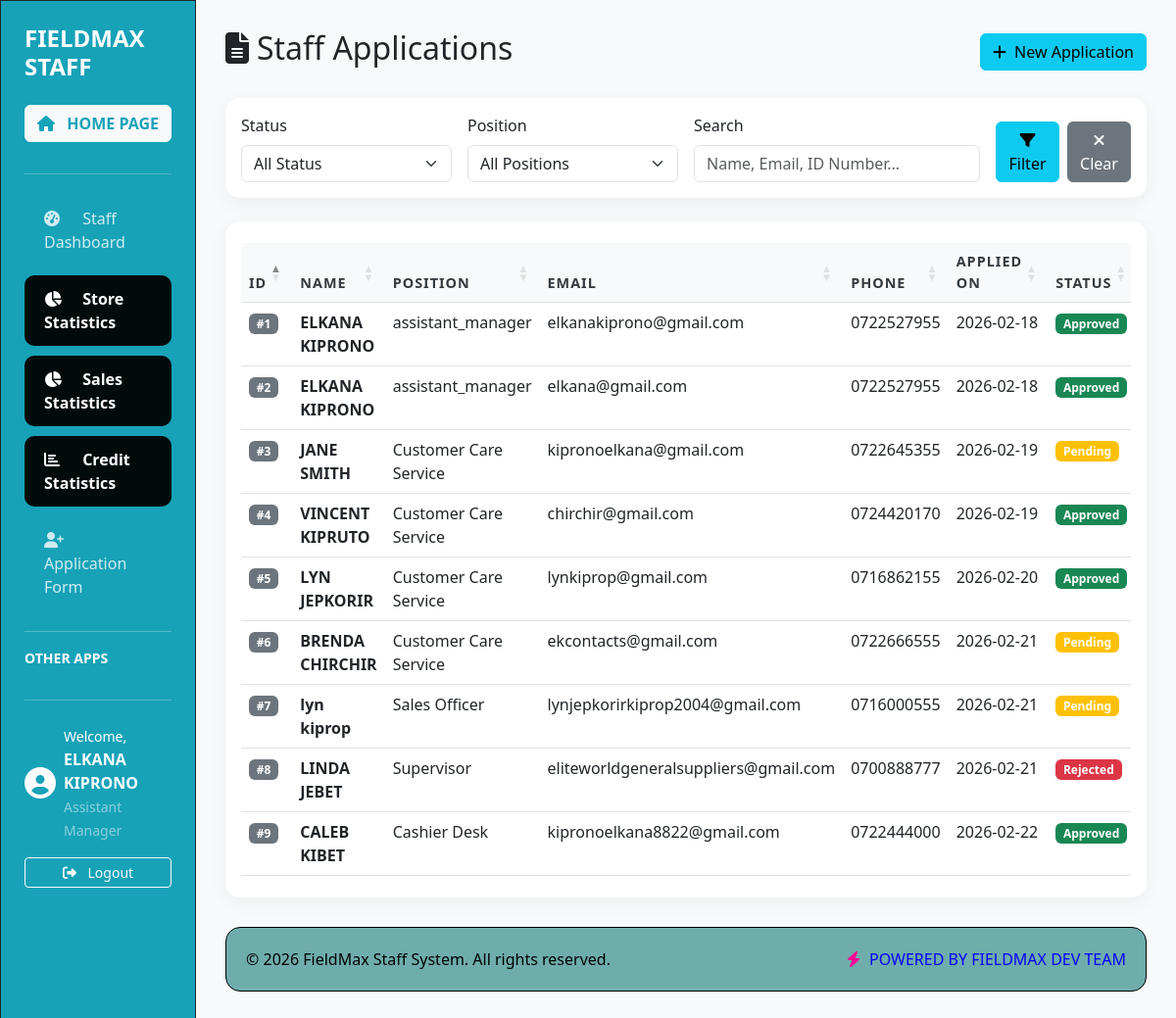
The page /staff/applications/ (signed in) on the database its author committed.
### staff/models.py (models this page shows, shortened)
class StaffApplication(models.Model):
    STATUS_CHOICES = [
        ('pending', 'Pending Review'),
        ('approved', 'Approved'),
        ('rejected', 'Rejected'),
        ('under_review', 'Under Review'),
    ]
    POSITION_CHOICES = [
        ('sales_agent', 'Sales Officer'),
        ('cashier', 'Cashier Desk'),
        ('store_manager', 'Store Manager'),
        ('sales_manager', 'Sales Manager'),
        ('credit_manager', 'Credit Manager'),
        ('customer_service', 'Customer Care Service'),
        ('supervisor', 'Supervisor'),
        ('security', 'Security Officer'),
        ('cleaner', 'Office Cleaner'),
    ]
    first_name = models.CharField(max_length=100)
    last_name = models.CharField(max_length=100)
    email = models.EmailField(unique=True)
    phone = models.CharField(max_length=20)
    id_number = models.CharField(max_length=50, unique=True)
    address = models.TextField(blank=True)
    position = models.CharField(max_length=50, choices=POSITION_CHOICES)
    experience = models.TextField(blank=True)
    passport_photo = models.ImageField(upload_to=passport_upload_path)
    id_front = models.ImageField(upload_to=id_front_upload_path)
    id_back = models.ImageField(upload_to=id_back_upload_path)
    status = models.CharField(max_length=20, choices=STATUS_CHOICES, default='pending')
    application_date = models.DateTimeField(default=timezone.now)
    reviewed_by = models.ForeignKey(User, on_delete=models.SET_NULL, null=True, blank=True, related_name='reviewed_applications')
    review_date = models.DateTimeField(null=True, blank=True)
    review_notes = models.TextField(blank=True, null=True, help_text='Notes from the review process')
    terms_accepted = models.BooleanField(default=False)
    privacy_accepted = models.BooleanField(default=False)
    ip_address = models.GenericIPAddressField(null=True, blank=True)
    user_agent = models.TextField(blank=True)
    created_user = models.ForeignKey(
        User,
        on_delete=models.SET_NULL,
        null=True,
        blank=True,
        related_name='staff_applications',
        help_text='User account created when application was approved'
    )
    def full_name(self):
        return f"{self.first_name} {self.last_name}"
    class Meta:
        ordering = ['-application_date']
        verbose_name = 'Staff Application'
        verbose_name_plural = 'Staff Applications'

### staff/views.py (the view, shortened to what this page needs)
# urls.py: path('applications/', views.application_list, name='application_list'),
@login_required
def application_list(request):
    applications = StaffApplication.objects.all().order_by('-application_date')
    status = request.GET.get('status')
    if status:
        applications = applications.filter(status=status)
    position = request.GET.get('position')
    if position:
        applications = applications.filter(position=position)
    search = request.GET.get('search')
    paginator = Paginator(applications, 20)
    page_number = request.GET.get('page')
    page_obj = paginator.get_page(page_number)
    context = {
        'applications': page_obj,
        'status_choices': StaffApplication.STATUS_CHOICES,
        'position_choices': StaffApplication.POSITION_CHOICES,
    }
    return render(request, 'staff/list.html', context)

### staff/templatetags/staff_tags.py (called while the page is built)
@register.filter
def has_role(user, roles):
    if user.is_superuser:
        return True
    try:
        staff_app = StaffApplication.objects.get(
            created_user=user,
            status='approved'
        )
        role_list = [role.strip() for role in roles.split(',')]
        return staff_app.position in role_list
    except StaffApplication.DoesNotExist:
        return False

@register.simple_tag
def get_dashboard_name(user):
    if user.is_superuser:
        return "Admin Dashboard"
    try:
        staff_app = StaffApplication.objects.get(
            created_user=user,
            status='approved'
        )
        dashboard_names = {
            'sales_agent': 'Sales Officer Dashboard',
            'cashier': 'Cashier Dashboard',
            'store_manager': 'Store Manager Dashboard',
            'sales_manager': 'Sales Manager Dashboard',
            'credit_manager': 'Credit Manager Dashboard',
            'customer_service': 'Customer Service Dashboard',
            'supervisor': 'Supervisor Dashboard',
            'security': 'Security Dashboard',
            'cleaner': 'Cleaner Dashboard',
        }
        return dashboard_names.get(staff_app.position, 'Staff Dashboard')
    except StaffApplication.DoesNotExist:
        return "Staff Dashboard"

@register.simple_tag
def get_user_position(user):
    if user.is_superuser:
        return None
    try:
        staff_app = StaffApplication.objects.get(
            created_user=user,
            status='approved'
        )
        return staff_app.position
    except StaffApplication.DoesNotExist:
        return None

@register.filter
@stringfilter
def replace(value, arg):
    try:
        old, new = arg.split(',')
        return value.replace(old, new)
    except (ValueError, AttributeError):
        return value

### templates/staff/list.html (shortened to what this page needs)
{% extends 'staff/base.html' %}
{% load static %}
{% block content %}
<div class="d-flex justify-content-between align-items-center mb-4">
    <h2><i class="fas fa-file-alt me-2"></i>Staff Applications</h2>
    <a href="{% url 'staff:apply' %}" class="btn btn-info" target="_blank">
        <i class="fas fa-plus me-2"></i>New Application
    </a>
</div>
<div class="card mb-4">
    <div class="card-body">
        <form method="get" class="row g-3">
            <div class="col-md-3">
                <label class="form-label">Status</label>
                <select name="status" class="form-select">
                    <option value="">All Status</option>
                </select>
            </div>
            <div class="col-md-3">
                <label class="form-label">Position</label>
                <select name="position" class="form-select">
                    <option value="">All Positions</option>
                </select>
            </div>
            <div class="col-md-4">
                <label class="form-label">Search</label>
                <input type="text" name="search" class="form-control" value="{{ request.GET.search }}"
                       placeholder="Name, Email, ID Number...">
            </div>
            <div class="col-md-2 d-flex align-items-end">
                <button type="submit" class="btn btn-info me-2">
                    <i class="fas fa-filter"></i> Filter
                </button>
                <a href="{% url 'staff:application_list' %}" class="btn btn-secondary">
                    <i class="fas fa-times"></i> Clear
                </a>
            </div>
        </form>
    </div>
</div>
<div class="card">
    <div class="card-body">
        <div class="table-responsive">
            <table class="table table-hover" id="applicationsTable">
                <thead>
                    <tr>
                        <th>ID</th>
                        <th>Name</th>
                        <th>Position</th>
                        <th>Email</th>
                        <th>Phone</th>
                        <th>Applied On</th>
                        <th>Status</th>
                    </tr>
                </thead>
                <tbody>
                    {% for app in applications %}
                    <tr>
                        <td><span class="badge bg-secondary">#{{ app.id }}</span></td>
                        <td class="fw-bold">{{ app.full_name }}</td>
                        <td>{{ app.get_position_display }}</td>
                        <td>{{ app.email }}</td>
                        <td>{{ app.phone }}</td>
                        <td>{{ app.application_date|date:"Y-m-d" }}</td>
                        <td>
                            {% if app.status == 'pending' %}
                                <span class="badge bg-warning">Pending</span>
                            {% elif app.status == 'approved' %}
                                <span class="badge bg-success">Approved</span>
                            {% elif app.status == 'rejected' %}
                                <span class="badge bg-danger">Rejected</span>
                            {% elif app.status == 'under_review' %}
                                <span class="badge bg-info">Under Review</span>
                            {% endif %}
                        </td>
                    </tr>
                    {% endfor %}
                </tbody>
            </table>
        </div>
    </div>
</div>
{% endblock %}

### templates/staff/base.html (shortened to what this page needs)
<!DOCTYPE html>
<html lang="en">
<head>
    <link href="https://cdn.jsdelivr.net/npm/bootstrap@5.3.0/dist/css/bootstrap.min.css" rel="stylesheet">
    <link rel="stylesheet" href="https://cdnjs.cloudflare.com/ajax/libs/font-awesome/6.4.0/css/all.min.css">
    <link rel="stylesheet" href="https://cdn.datatables.net/1.13.4/css/dataTables.bootstrap5.min.css">
    {% load staff_tags %}
</head>
<body>
    <div class="container-fluid">
        <div class="row">
            <div class="col-md-3 col-lg-2 px-0 border border-dark sidebar">
                <div class="p-4">
                    <h4 class="text-white mb-4">
                        <span class="brand-text"><strong>FIELDMAX STAFF</strong></span>
                    </h4>
                    <a href="{% url 'home' %}" class="btn btn-light w-100 mb-3" style="color: #17a2b8; font-weight: 600;">
                        <i class="fas fa-home me-2"></i> HOME PAGE
                    </a>
                    <hr class="bg-black-200 my-3">
                    <nav class="nav flex-column">
                        <a class="nav-link {% if request.resolver_match.url_name == 'staff_dashboard' %}active{% endif %}"
                           href="{% url 'staff:staff_dashboard' %}">
                            <i class="fas fa-tachometer-alt"></i>
                            {% if request.user.is_superuser %}
                                Overview Dashboard
                            {% else %}
                                {% get_dashboard_name request.user %}
                            {% endif %}
                        </a>
                        <a class="nav-link {% if 'application' in request.path %}active{% endif %}"
                           href="{% url 'inventory:store_statistics' %}">
                            <i class="fas fa-chart-pie"></i> Store Statistics
                        </a>
                        <a class="nav-link {% if 'application' in request.path %}active{% endif %}"
                           href="{% url 'sales:sales_statistics' %}">
                            <i class="fas fa-chart-pie"></i> Sales Statistics
                        </a>
                        <a class="nav-link {% if 'application' in request.path %}active{% endif %}"
                           href="{% url 'credit:credit_statistics' %}">
                            <i class="fas fa-chart-bar"></i> Credit Statistics
                        </a>
                        <a class="nav-link" href="{% url 'staff:apply' %}" target="_blank">
                            <i class="fas fa-user-plus"></i> Application Form
                        </a>
                        <hr class="bg-white-100 my-3">
                        <div class="text-white-100 small fw-bold mb-2">OTHER APPS</div>
                    </nav>
                    <hr class="bg-white-50 mt-4">
                    <div class="mt-4">
                        <div class="d-flex align-items-center text-white">
                            <i class="fas fa-user-circle fa-2x me-2"></i>
                            <div>
                                <small>Welcome,</small>
                                <p class="mb-0 fw-bold">{{ request.user.get_full_name|default:request.user.username }}</p>
                                <small class="text-white-50">
                                    {% if request.user.is_superuser %}
                                        System Administrator
                                    {% else %}
                                        {% get_user_position request.user as position %}
                                        {% if position %}
                                            {{ position|title|replace:"_, " }}
                                        {% else %}
                                            Staff Member
                                        {% endif %}
                                    {% endif %}
                                </small>
                            </div>
                        </div>
                        <form method="post" action="{% url 'staff:logout' %}" class="mt-3">
                           <button type="submit" class="btn btn-outline-light btn-sm w-100">
                             <i class="fas fa-sign-out-alt me-2"></i> Logout
                           </button>
                        </form>
                    </div>
                </div>
            </div>
            <div class="col-md-9 col-lg-10 main-content">
                {% block content %}{% endblock %}
                <div class="footer">
                    <div class="footer-content">
                        <div class="footer-left">
                            <p class="mb-0">&copy; {% now "Y" %} FieldMax Staff System. All rights reserved.</p>
                        </div>
                        <div class="footer-right">
                            <i class="fas fa-bolt"></i> POWERED BY FIELDMAX DEV TEAM
                        </div>
                    </div>
                </div>
            </div>
        </div>
    </div>
    {% if not request.user.is_superuser %}
        {% get_user_position request.user as user_position %}
    {% endif %}
</body>
</html>

### templates/staff/base.html (style rules this page uses)
:root { --primary-color: #17a2b8; --success-color: #28a745; --danger-color: #dc3545; --warning-color: #ffc107; --info-color: #17a2b8; --dark-color: #343a40; --light-bg: #f8f9fa; }
body { font-family: 'Segoe UI', Tahoma, Geneva, Verdana, sans-serif; background-color: #6c757d; background: #4d5457; }
.sidebar { min-height: 100vh; background: #17a2b8; color: white; box-shadow: 2px 0 10px rgb(0, 0, 0); }
.sidebar .nav-link { color: rgba(255,255,255,0.8); padding: 12px 20px; margin: 5px 0; border-radius: 10px; transition: all 0.3s; }
.sidebar .nav-link.active { background: rgba(0, 0, 0, 0.932); color: white; font-weight: 600; }
.sidebar .nav-link i { margin-right: 10px; width: 25px; }
.main-content { padding: 30px; background-color: var(--light-bg); }
.card { border: none; border-radius: 15px; box-shadow: 0 5px 20px rgba(0,0,0,0.05); }
.table { margin-bottom: 0; }
.table thead th { border-top: none; background: var(--light-bg); color: var(--dark-color); font-weight: 600; font-size: 0.9rem; text-transform: uppercase; letter-spacing: 1px; }
.footer { background: rgb(111, 173, 173); padding: 20px 0; margin-top: 30px; border-radius: 15px; border: 1px solid #000000; }
.footer-content { display: flex; justify-content: space-between; align-items: center; padding: 0 20px; }
.footer-left { color: #000000; }
.footer-right { color: #0501fd; font-weight: 500; }
.footer-right i { color: #ff0095; margin-right: 5px; }

### rows shown on the page
StaffApplication: position "Assistant Manager", id "1", full_name "ELKANA KIPRONO", position "assistant_manager", email "elkanakiprono@gmail.com", phone "0722527955", application_date "2026-02-18", status "Approved"
StaffApplication: id "9", full_name "CALEB KIBET", position "Cashier Desk", email "kipronoelkana8822@gmail.com", phone "0722444000", application_date "2026-02-22", status "Approved"
StaffApplication: id "8", full_name "LINDA JEBET", position "Supervisor", email "eliteworldgeneralsuppliers@gmail.com", phone "0700888777", application_date "2026-02-21", status "Rejected"
StaffApplication: id "7", full_name "lyn kiprop", position "Sales Officer", email "lynjepkorirkiprop2004@gmail.com", phone "0716000555", application_date "2026-02-21", status "Pending"
StaffApplication: id "6", full_name "BRENDA CHIRCHIR", position "Customer Care Service", email "ekcontacts@gmail.com", phone "0722666555", application_date "2026-02-21", status "Pending"
StaffApplication: id "5", full_name "LYN JEPKORIR", position "Customer Care Service", email "lynkiprop@gmail.com", phone "0716862155", application_date "2026-02-20", status "Approved"
StaffApplication: id "4", full_name "VINCENT KIPRUTO", position "Customer Care Service", email "chirchir@gmail.com", phone "0724420170", application_date "2026-02-19", status "Approved"
StaffApplication: id "3", full_name "JANE SMITH", position "Customer Care Service", email "kipronoelkana@gmail.com", phone "0722645355", application_date "2026-02-19", status "Pending"
StaffApplication: id "2", full_name "ELKANA KIPRONO", position "assistant_manager", email "elkana@gmail.com", phone "0722527955", application_date "2026-02-18", status "Approved"

### other values the page prints
{{ request.user.get_full_name|default:request.user.username }} "ELKANA KIPRONO"
